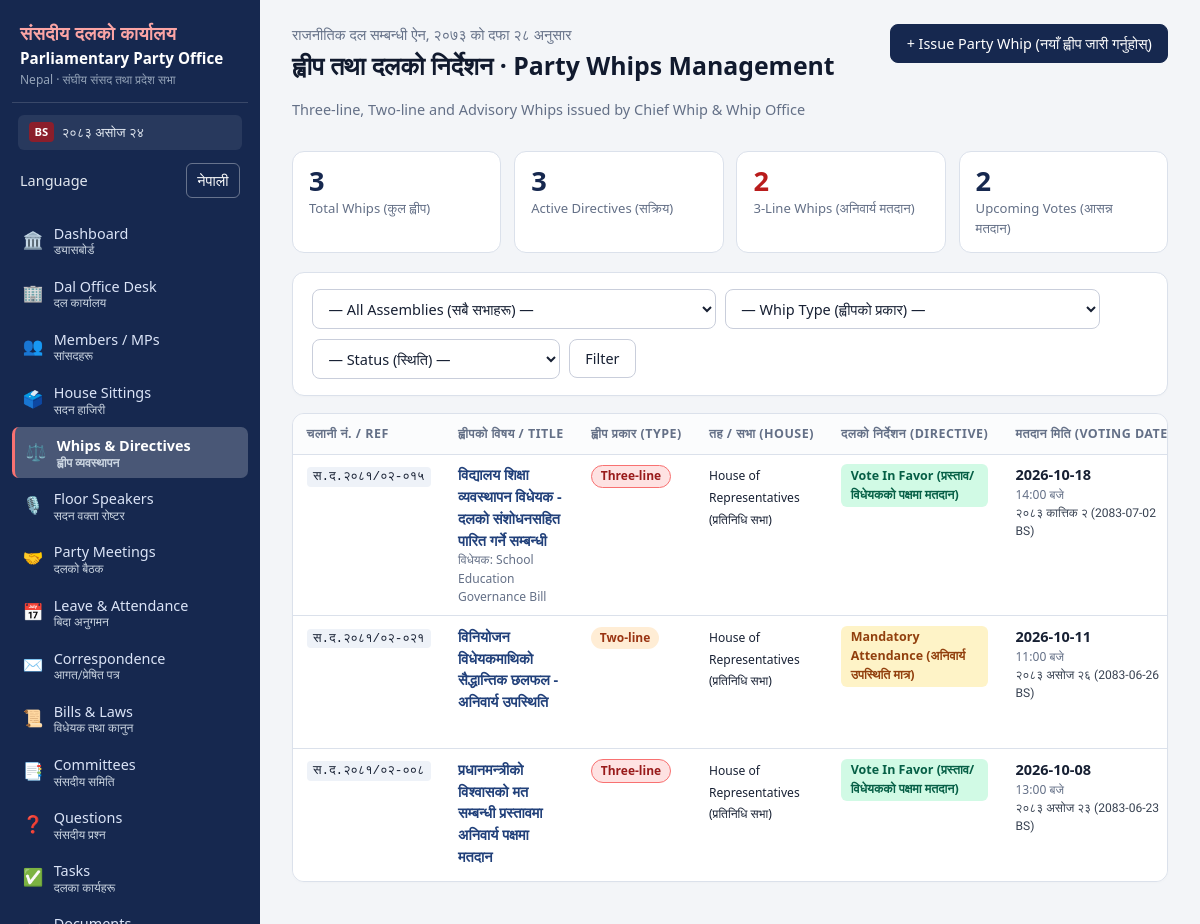
Page /whips (signed in) on the committed database.
### tables this page shows
CREATE TABLE users(
  id INTEGER PRIMARY KEY, name TEXT NOT NULL, email TEXT NOT NULL UNIQUE,
  password_hash TEXT NOT NULL, role TEXT NOT NULL,
  language TEXT NOT NULL DEFAULT 'en',
  status TEXT NOT NULL DEFAULT 'active', created_at TEXT NOT NULL);

CREATE TABLE whips(
  id INTEGER PRIMARY KEY, ref_no TEXT NOT NULL, title TEXT NOT NULL,
  whip_type TEXT NOT NULL, house TEXT NOT NULL, directive TEXT NOT NULL,
  voting_date TEXT NOT NULL, voting_time TEXT, bill_id INTEGER REFERENCES bills(id),
  agenda TEXT NOT NULL, legal_basis TEXT DEFAULT 'राजनीतिक दल सम्बन्धी ऐन, २०७३ को दफा २८',
  status TEXT NOT NULL DEFAULT 'Issued', issued_by INTEGER REFERENCES users(id),
  issued_at TEXT NOT NULL, notes TEXT);

CREATE TABLE bills(
  id INTEGER PRIMARY KEY, title TEXT NOT NULL, nepali_title TEXT, description TEXT,
  category TEXT, house TEXT DEFAULT 'House of Representatives', bill_type TEXT DEFAULT 'Government',
  status TEXT NOT NULL DEFAULT 'New', priority TEXT NOT NULL DEFAULT 'Medium',
  introduced_date TEXT, committee_id INTEGER REFERENCES committees(id),
  deadline TEXT, next_action TEXT, party_position TEXT DEFAULT 'Pending',
  decision_date TEXT, created_by INTEGER REFERENCES users(id),
  created_at TEXT NOT NULL, updated_at TEXT NOT NULL);

### app.py (the view)
@app.route("/whips")
@login_required
def whips_list():
    house = request.args.get("house", "").strip()
    whip_type = request.args.get("whip_type", "").strip()
    status = request.args.get("status", "").strip()
    sql = "SELECT w.*, u.name issuer_name, b.title bill_title FROM whips w " \
          "LEFT JOIN users u ON u.id=w.issued_by " \
          "LEFT JOIN bills b ON b.id=w.bill_id WHERE 1=1"
    args = []
    if house:
        sql += " AND w.house=?"
        args.append(house)
    if whip_type:
        sql += " AND w.whip_type=?"
        args.append(whip_type)
    if status:
        sql += " AND w.status=?"
        args.append(status)
    sql += " ORDER BY w.voting_date DESC, w.id DESC"
    whips = q(sql, tuple(args))
    stats = dict(
        total=q("SELECT COUNT(*) c FROM whips", one=True)["c"],
        active=q("SELECT COUNT(*) c FROM whips WHERE status IN ('Issued','Draft')", one=True)["c"],
        three_line=q("SELECT COUNT(*) c FROM whips WHERE whip_type='Three-line'", one=True)["c"],
        upcoming=q("SELECT COUNT(*) c FROM whips WHERE status='Issued' AND voting_date>=?", (today(),), one=True)["c"],
    )
    return render_template("whips.html", whips=whips, stats=stats,
                           sel_house=house, sel_type=whip_type, sel_status=status)

### app.py (called while the page is built)
def today():
    return dt.date.today().isoformat()

def nepali_digits(val):
    if val is None:
        return ""
    return str(val).translate(NEP_DIGITS)

def db():
    if "db" not in g:
        g.db = sqlite3.connect(DB_PATH)
        g.db.row_factory = sqlite3.Row
        g.db.execute("PRAGMA foreign_keys=ON")
    return g.db

def q(sql, args=(), one=False):
    cur = db().execute(sql, args)
    return cur.fetchone() if one else cur.fetchall()

@app.before_request
def load_user():
    g.user = None
    uid = session.get("uid")
    if uid:
        u = q("SELECT * FROM users WHERE id=? AND status='active'", (uid,), one=True)
        if u:
            g.user = u
            session["language"] = u["language"] if "language" in u.keys() else "en"
        else:
            session.clear()
    if request.method == "POST":
        token = request.form.get("_csrf") or request.headers.get("X-CSRF-Token")
        if not token or token != session.get("csrf"):
            abort(400, "Invalid or missing CSRF token. Reload the page and try again.")

def csrf():
    if "csrf" not in session:
        session["csrf"] = secrets.token_hex(16)
    return session["csrf"]

def can(perm):
    return bool(g.user) and g.user["role"] in PERMS.get(perm, set())

def login_required(fn):
    @wraps(fn)
    def wrapper(*a, **kw):
        if not g.user:
            return redirect(url_for("login", next=request.full_path.rstrip("?")))
        return fn(*a, **kw)
    return wrapper

@app.template_filter("slug")
def slug(s):
    return (s or "").lower().replace(" ", "-").replace("/", "-").replace("&", "and")

@app.template_filter("bs_date")
def filter_bs_date(s):
    return approx_ad_to_bs(s)

### templates/whips.html (shortened to what this page needs)
{% extends 'base.html' %}
{% block content %}
<div class="page-head">
  <div>
    <span class="muted">राजनीतिक दल सम्बन्धी ऐन, २०७३ को दफा २८ अनुसार</span>
    <h1>ह्वीप तथा दलको निर्देशन · Party Whips Management</h1>
    <p class="muted">Three-line, Two-line and Advisory Whips issued by Chief Whip & Whip Office</p>
  </div>
  <div class="row">
    {% if can('whip.issue') %}
    <a class="btn primary" href="{{ url_for('whip_new') }}">+ Issue Party Whip (नयाँ ह्वीप जारी गर्नुहोस्)</a>
    {% endif %}
  </div>
</div>
<div class="stats">
  <div class="stat"><b>{{ stats.total }}</b><span>Total Whips (कुल ह्वीप)</span></div>
  <div class="stat"><b>{{ stats.active }}</b><span>Active Directives (सक्रिय)</span></div>
  <div class="stat warn"><b>{{ stats.three_line }}</b><span>3-Line Whips (अनिवार्य मतदान)</span></div>
  <div class="stat"><b>{{ stats.upcoming }}</b><span>Upcoming Votes (आसन्न मतदान)</span></div>
</div>
<div class="card">
  <form method="get" action="{{ url_for('whips_list') }}" class="filters">
    <select name="house">
      <option value="">— All Assemblies (सबै सभाहरू) —</option>
    </select>
    <select name="whip_type">
      <option value="">— Whip Type (ह्वीपको प्रकार) —</option>
    </select>
    <select name="status">
      <option value="">— Status (स्थिति) —</option>
    </select>
    <button class="btn">Filter</button>
  </form>
</div>
<div class="card tablewrap">
  {% if whips %}
  <table class="tbl">
    <thead>
      <tr>
        <th>चलानी नं. / Ref</th>
        <th>ह्वीपको विषय / Title</th>
        <th>ह्वीप प्रकार (Type)</th>
        <th>तह / सभा (House)</th>
        <th>दलको निर्देशन (Directive)</th>
        <th>मतदान मिति (Voting Date)</th>
      </tr>
    </thead>
    <tbody>
      {% for w in whips %}
      <tr>
        <td><code>{{ w.ref_no }}</code></td>
        <td>
          <a href="{{ url_for('whip_view', wid=w.id) }}"><strong>{{ w.title }}</strong></a>
          {% if w.bill_title %}
          <small class="d-block muted">विधेयक: {{ w.bill_title }}</small>
          {% endif %}
        </td>
        <td>
          <span class="badge badge-whip-{{ '3' if w.whip_type=='Three-line' else ('2' if w.whip_type=='Two-line' else '1') }}">
            {{ w.whip_type }}
          </span>
        </td>
        <td><small>{{ HOUSE_LABELS.get(w.house, w.house) }}</small></td>
        <td>
          <span class="directive-badge dir-{{ w.directive|slug }}">
            {{ WHIP_DIRECTIVE_LABELS.get(w.directive, w.directive) }}
          </span>
        </td>
        <td>
          <strong>{{ w.voting_date }}</strong>
          {% if w.voting_time %}<small class="d-block muted">{{ w.voting_time }} बजे</small>{% endif %}
          <small class="d-block text-nepali">{{ w.voting_date|bs_date }}</small>
        </td>
      </tr>
      {% endfor %}
    </tbody>
  </table>
  {% else %}
  <p class="pad muted">No whips found matching the filters.</p>
  {% endif %}
</div>
{% endblock %}

### templates/base.html (shortened to what this page needs)
<!doctype html>
<html lang="{{ 'ne' if language == 'ne' else 'en' }}">
<head>
<link rel="stylesheet" href="{{ url_for('static', filename='style.css') }}">
</head>
<body>
{% if g.user %}
<aside class="sidebar">
  <div class="brand">
    <div class="brand-nep">संसदीय दलको कार्यालय</div>
    <div class="brand-main">Parliamentary Party Office</div>
    <div class="brand-sub">Nepal · संघीय संसद तथा प्रदेश सभा</div>
  </div>
  <div class="sidebar-date">
    <span class="cal-badge">BS</span> {{ bs_today.split(' (')[0] if bs_today else today }}
  </div>
  <form class="language-switch sidebar-language" method="post" action="{{ url_for('set_language', language='ne' if language != 'ne' else 'en') }}">
    <span>{{ 'Language' if language == 'en' else 'भाषा' }}</span>
    <button type="submit" lang="{{ 'en' if language == 'ne' else 'ne' }}">{{ 'नेपाली' if language == 'en' else 'English' }}</button>
  </form>
  <nav>
    <a href="{{ url_for('dashboard') }}" class="{{ 'on' if request.endpoint=='dashboard' }}">
      <span class="nav-icon">🏛️</span>
      <span class="nav-text">Dashboard <small class="nep">ड्यासबोर्ड</small></span>
    </a>
    <a href="{{ url_for('office_desk') }}" class="{{ 'on' if request.endpoint=='office_desk' }}">
      <span class="nav-icon">🏢</span>
      <span class="nav-text">Dal Office Desk <small class="nep">दल कार्यालय</small></span>
    </a>
    <a href="{{ url_for('members_list') }}" class="{{ 'on' if request.endpoint and request.endpoint.startswith('member') }}">
      <span class="nav-icon">👥</span>
      <span class="nav-text">Members / MPs <small class="nep">सांसदहरू</small></span>
    </a>
    <a href="{{ url_for('sittings_list') }}" class="{{ 'on' if request.endpoint and request.endpoint.startswith('sitting') }}">
      <span class="nav-icon">🗳️</span>
      <span class="nav-text">House Sittings <small class="nep">सदन हाजिरी</small></span>
    </a>
    <a href="{{ url_for('whips_list') }}" class="{{ 'on' if request.endpoint and request.endpoint.startswith('whip') }}">
      <span class="nav-icon">⚖️</span>
      <span class="nav-text">Whips & Directives <small class="nep">ह्वीप व्यवस्थापन</small></span>
    </a>
    <a href="{{ url_for('rosters_list') }}" class="{{ 'on' if request.endpoint and request.endpoint.startswith('roster') }}">
      <span class="nav-icon">🎙️</span>
      <span class="nav-text">Floor Speakers <small class="nep">सदन वक्ता रोष्टर</small></span>
    </a>
    <a href="{{ url_for('meetings_list') }}" class="{{ 'on' if request.endpoint and request.endpoint.startswith('meeting') }}">
      <span class="nav-icon">🤝</span>
      <span class="nav-text">Party Meetings <small class="nep">दलको बैठक</small></span>
    </a>
    <a href="{{ url_for('leaves_list') }}" class="{{ 'on' if request.endpoint and request.endpoint.startswith('leave') }}">
      <span class="nav-icon">📅</span>
      <span class="nav-text">Leave & Attendance <small class="nep">बिदा अनुगमन</small></span>
    </a>
    <a href="{{ url_for('letters_list') }}" class="{{ 'on' if request.endpoint and request.endpoint.startswith('letter') }}">
      <span class="nav-icon">✉️</span>
      <span class="nav-text">Correspondence <small class="nep">आगत/प्रेषित पत्र</small></span>
    </a>
    <a href="{{ url_for('bills_list') }}" class="{{ 'on' if request.endpoint and request.endpoint.startswith('bill') }}">
      <span class="nav-icon">📜</span>
      <span class="nav-text">Bills & Laws <small class="nep">विधेयक तथा कानुन</small></span>
    </a>
    <a href="{{ url_for('committees_list') }}" class="{{ 'on' if request.endpoint and request.endpoint.startswith('committee') }}">
      <span class="nav-icon">📑</span>
      <span class="nav-text">Committees <small class="nep">संसदीय समिति</small></span>
    </a>
    <a href="{{ url_for('questions_list') }}" class="{{ 'on' if request.endpoint and request.endpoint.startswith('question') }}">
      <span class="nav-icon">❓</span>
      <span class="nav-text">Questions <small class="nep">संसदीय प्रश्न</small></span>
    </a>
    <a href="{{ url_for('tasks_list') }}" class="{{ 'on' if request.endpoint and request.endpoint.startswith('task') }}">
      <span class="nav-icon">✅</span>
      <span class="nav-text">Tasks <small class="nep">दलका कार्यहरू</small></span>
    </a>
    <a href="{{ url_for('documents_list') }}" class="{{ 'on' if request.endpoint and request.endpoint.startswith('document') }}">
      <span class="nav-text">Documents <small class="nep">अभिलेख तथा कागजात</small></span>
    </a>
  </nav>
</aside>
{% endif %}
<main class="{{ 'main' if g.user else 'main-bare' }}">
  {% block content %}{% endblock %}
</main>
</body>
</html>

### rows in the picture
users: language "Language", language "नेपाली"
whips: ref_no "स.द.२०८१/०२-०१५", title "विद्यालय शिक्षा व्यवस्थापन विधेयक - दलको संशोधनसहित पारित गर्ने सम्बन्धी", bill_title "School Education Governance Bill", whip_type "Three-line", get "House of Representatives (प्रतिनिधि सभा)", get "Vote In Favor (प्रस्ताव/विधेयकको पक्षमा मतदान)", voting_date "2026-10-18", voting_time "14:00", voting_date|bs_date "२०८३ कात्तिक २ (2083-07-02 BS)"
whips: ref_no "स.द.२०८१/०२-०२१", title "विनियोजन विधेयकमाथिको सैद्धान्तिक छलफल - अनिवार्य उपस्थिति", whip_type "Two-line", get "House of Representatives (प्रतिनिधि सभा)", get "Mandatory Attendance (अनिवार्य उपस्थिति मात्र)", voting_date "2026-10-11", voting_time "11:00", voting_date|bs_date "२०८३ असोज २६ (2083-06-26 BS)"
whips: ref_no "स.द.२०८१/०२-००८", title "प्रधानमन्त्रीको विश्वासको मत सम्बन्धी प्रस्तावमा अनिवार्य पक्षमा मतदान", whip_type "Three-line", get "House of Representatives (प्रतिनिधि सभा)", get "Vote In Favor (प्रस्ताव/विधेयकको पक्षमा मतदान)", voting_date "2026-10-08", voting_time "13:00", voting_date|bs_date "२०८३ असोज २३ (2083-06-23 BS)"

### other values in the picture
{{ stats.total }} "3"
{{ stats.active }} "3"
{{ stats.three_line }} "2"
{{ stats.upcoming }} "2"
